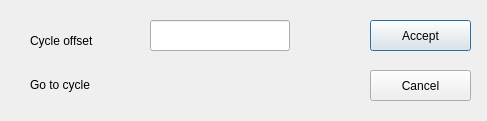
<ui version="4.0" stdsetdef="1" >
  <author></author>
  <comment></comment>
  <exportmacro></exportmacro>
  <class>CycleGo</class>
  <widget class="QDialog" name="CycleGo" >
    <property name="geometry" stdset="0" >
      <rect>
        <x>0</x>
        <y>0</y>
        <width>487</width>
        <height>121</height>
      </rect>
    </property>
    <property name="windowTitle" stdset="0" >
      <string> Go to Cycle</string>
    </property>
    <widget class="QLabel" name="TextLabel1" >
      <property name="geometry" stdset="0" >
        <rect>
          <x>30</x>
          <y>30</y>
          <width>80</width>
          <height>21</height>
        </rect>
      </property>
      <property name="text" stdset="0" >
        <string>Cycle offset</string>
      </property>
      <property name="wordWrap" >
        <bool>false</bool>
      </property>
    </widget>
    <widget class="QPushButton" name="PushButton1" >
      <property name="geometry" stdset="0" >
        <rect>
          <x>370</x>
          <y>20</y>
          <width>101</width>
          <height>31</height>
        </rect>
      </property>
      <property name="text" stdset="0" >
        <string>Accept</string>
      </property>
      <property name="default" stdset="0" >
        <bool>true</bool>
      </property>
    </widget>
    <widget class="QLineEdit" name="cycleGoLineEdit" >
      <property name="geometry" stdset="0" >
        <rect>
          <x>150</x>
          <y>20</y>
          <width>140</width>
          <height>31</height>
        </rect>
      </property>
      <property name="text" stdset="0" >
        <string/>
      </property>
    </widget>
    <widget class="QPushButton" name="PushButton2" >
      <property name="geometry" stdset="0" >
        <rect>
          <x>370</x>
          <y>70</y>
          <width>101</width>
          <height>31</height>
        </rect>
      </property>
      <property name="text" stdset="0" >
        <string>Cancel</string>
      </property>
    </widget>
    <widget class="QLabel" name="goToCycleMsgInfo" >
      <property name="geometry" stdset="0" >
        <rect>
          <x>30</x>
          <y>70</y>
          <width>320</width>
          <height>30</height>
        </rect>
      </property>
      <property name="text" stdset="0" >
        <string>Go to cycle</string>
      </property>
      <property name="textFormat" stdset="0" >
        <enum>Qt::RichText</enum>
      </property>
      <property name="scaledContents" stdset="0" >
        <bool>true</bool>
      </property>
      <property name="wordWrap" >
        <bool>false</bool>
      </property>
    </widget>
  </widget>
  <pixmapfunction>qPixmapFromMimeSource</pixmapfunction>
  <connections>
    <connection>
      <sender>PushButton1</sender>
      <signal>clicked()</signal>
      <receiver>CycleGo</receiver>
      <slot>accept()</slot>
    </connection>
    <connection>
      <sender>PushButton2</sender>
      <signal>clicked()</signal>
      <receiver>CycleGo</receiver>
      <slot>reject()</slot>
    </connection>
  </connections>
</ui>
